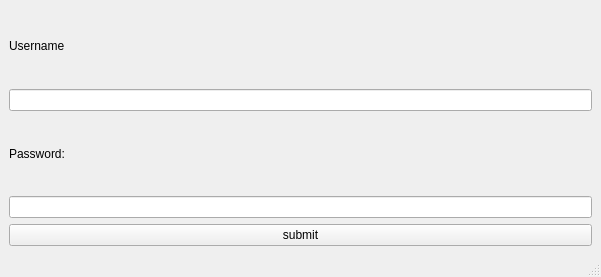
<?xml version="1.0" encoding="UTF-8"?>
<ui version="4.0">
 <class>MainWindow</class>
 <widget class="QMainWindow" name="MainWindow">
  <property name="geometry">
   <rect>
    <x>0</x>
    <y>0</y>
    <width>601</width>
    <height>277</height>
   </rect>
  </property>
  <property name="windowTitle">
   <string>MainWindow</string>
  </property>
  <widget class="QWidget" name="centralwidget">
   <layout class="QGridLayout" name="gridLayout_2">
    <item row="0" column="0">
     <layout class="QGridLayout" name="gridLayout">
      <item row="3" column="0">
       <widget class="QLabel" name="label_2">
        <property name="text">
         <string>Password:</string>
        </property>
       </widget>
      </item>
      <item row="5" column="0">
       <widget class="QPushButton" name="btn">
        <property name="text">
         <string>submit</string>
        </property>
       </widget>
      </item>
      <item row="0" column="0">
       <widget class="QLabel" name="label">
        <property name="text">
         <string>Username</string>
        </property>
       </widget>
      </item>
      <item row="4" column="0">
       <widget class="QLineEdit" name="pass_lineEdit"/>
      </item>
      <item row="2" column="0">
       <widget class="QLineEdit" name="user_lineEdit"/>
      </item>
     </layout>
    </item>
   </layout>
  </widget>
  <widget class="QMenuBar" name="menubar">
   <property name="geometry">
    <rect>
     <x>0</x>
     <y>0</y>
     <width>601</width>
     <height>21</height>
    </rect>
   </property>
  </widget>
  <widget class="QStatusBar" name="statusbar"/>
 </widget>
 <resources/>
 <connections/>
</ui>
